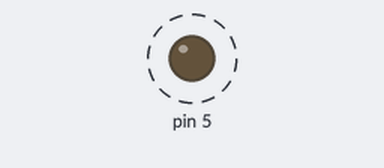
This sketch was run on a simulated Arduino Uno, built with avr-gcc and run on an emulated ATmega328P. Parts: output pins drawn as LEDs (lit = HIGH). Dashed ring = blinking.

Above: at 0.5 s.
Timing chart, 0 to 4.6 s (numbered marks = the images above):
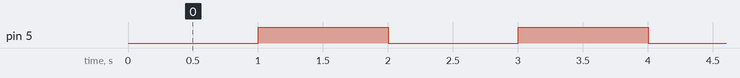

Measured:
- by itself, pin 5: alternates HIGH for 1.0 s and LOW for 1.0 s

The sketch:

light.ino
```cpp
/**
 * This sketch makes it posible to directly attach a LED.
 * Attach the anode to pin 4 and catode to pin 5.
 * The INPUT_PULLUP Will always provide a positive current,
 * even though it is a small one due tot the use of the internal resistor.
 *
 * Set the OUTPUT pin (5) to low to complete the circuit and turn on the light.
 */
void setup()
{
    pinMode(4, INPUT_PULLUP);
    pinMode(5, OUTPUT);
}

void loop() {
    digitalWrite(5, LOW);
    delay(1000);
    digitalWrite(5, HIGH);
    delay(1000);
}
```
